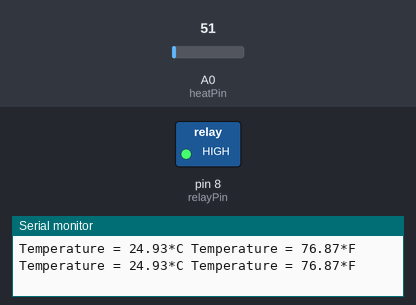
The sketch below on a simulated Arduino Uno, built with avr-gcc and run on an emulated ATmega328P. Parts: switched loads named in the sketch (green lamp = pin HIGH), the last lines printed to the serial monitor. Inputs (shaded band) come from the test bench; at power-on: A0 (heatPin) = 51.

Above: at 1.8 s.
1.9 s: A0 (heatPin) set to 65
3.4 s: A0 (heatPin) set to 77
At 4.4 s:
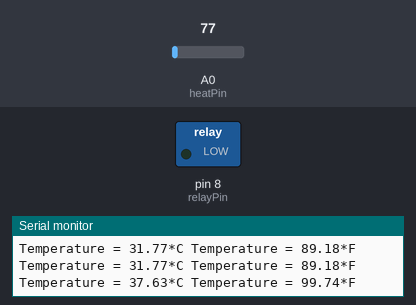
5.5 s: A0 (heatPin) set to 71
At 7.2 s:
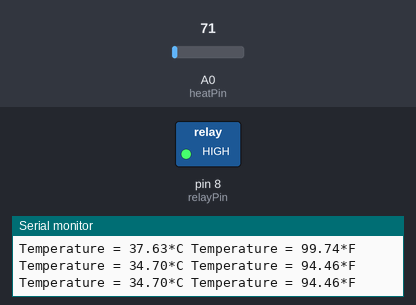
7.5 s: A0 (heatPin) set to 86
At 8.8 s:
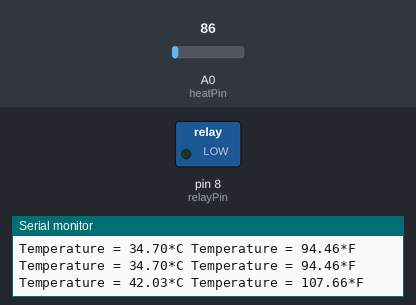
Timing chart, 0 to 10.5 s (numbered marks = the images above; inputs shaded):
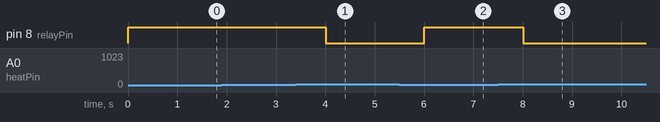

The sketch:

Relay3.ino
```cpp
/**********************************************/
//project: 5V realy module and LM35 sensor use
//with light bulb connected. When the temperature rise up to
//30 degrees C or 86 degrees F the light will be on
//email: info.acoptex@gmail.com
//web: http://acoptex.com
/**********************************************/
int tempsensor = 0;
const int relayPin = 8;
const int heatPin = A0;
/**********************************************/
void setup() {
  Serial.begin(9600);
  pinMode(relayPin, OUTPUT);
}

void loop() {
  tempsensor = analogRead(heatPin);
  float value = ( tempsensor / 1023.0) * 5000;
  float celsius = value / 10;
  float fahrenheit = (celsius * 9) / 5 + 32;

  Serial.print("Temperature = ");
  Serial.print(celsius);
  Serial.print("*C ");
  Serial.print("Temperature = ");
  Serial.print(fahrenheit);
  Serial.print("*F ");
  Serial.println();

  if (celsius >= 30) { // temperature at which the light bulb will be on - you can change it to fahrenheit
    digitalWrite(relayPin, LOW);
  }
  else {
    digitalWrite(relayPin, HIGH);
  }
  if (celsius >= 35) { // temperature at which the light bulb will be on - you can change it to fahrenheit
    digitalWrite(relayPin, LOW);
  }
  else {
    digitalWrite(relayPin, HIGH);
  }
  delay(1000);// one second delay
}
```

Measured:
- the behaviour switches between 71 and 72 on A0 (heatPin) (found by bisection; images 0 and 1)
- after the input at 3.4 s, pin 8 (relayPin): HIGH → LOW after 0.61 s
- after the input at 5.5 s, pin 8 (relayPin): LOW → HIGH after 0.51 s
- after the input at 7.5 s, pin 8 (relayPin): HIGH → LOW after 0.51 s
